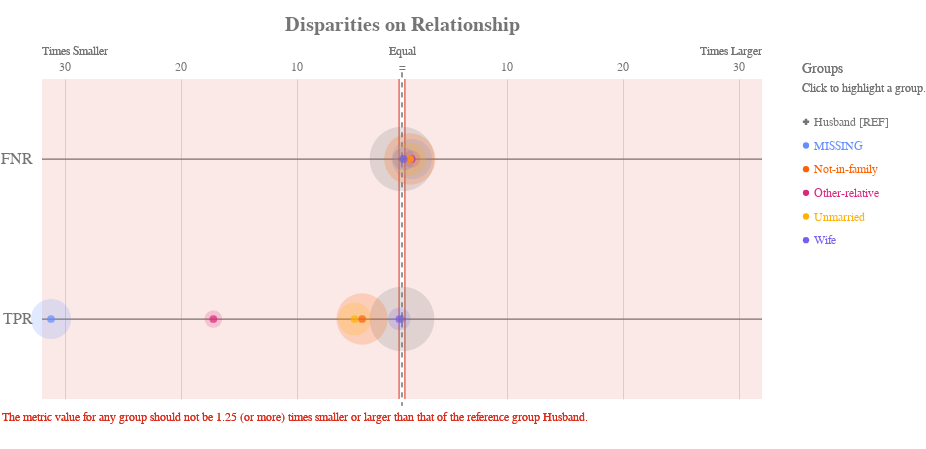

Here is the notebook cell this chart was saved with:
### Markdown cell above
### Relationship

Check for disparities in relationship:

### Code cell
ap.disparity(bdf, metrics, 'relationship', fairness_threshold = disparity_tolerance)

### Figure 1 — Vega-Lite specification as saved in the notebook (floating-point values rounded to 4 significant figures)
{"config": {"view": {"continuousWidth": 400, "continuousHeight": 300, "strokeWidth": 0}, "axisLeft": {"labelColor": "rgb(117,117,117)", "labelFont": "Arial", "labelFontSize": 16}, "title": {"align": "center", "baseline": "middle", "color": "rgb(117,117,117)", "font": "Arial", "fontSize": 20, "fontWeight": "bold"}}, "layer": [{"data": {"name": "data-71e4cfba6a3856b9c238379a9fe113db"}, "mark": {"type": "rule", "stroke": "rgb(117,117,117)", "strokeWidth": 1.25, "tooltip": ""}, "encoding": {"x": {"type": "quantitative", "field": "x", "scale": {"domain": [-31, 31], "range": [40.0, 760.0]}}, "x2": {"field": "x2"}, "y": {"type": "nominal", "axis": {"domain": false, "labelAngle": 0, "labelPadding": -30, "orient": "left", "ticks": false, "title": ""}, "field": "metric", "scale": {"domain": ["FNR", "TPR"], "range": [40.0, 360.0]}}}}, {"data": {"name": "data-79dd248bdaa0ea02c535240e8ad022c8"}, "mark": {"type": "rule", "stroke": "rgb(117,117,117)", "strokeDash": [5, 5], "strokeWidth": 1}, "encoding": {"tooltip": {"value": "Husband [REF]"}, "x": {"value": 400.0}, "y": {"value": 33.33}, "y2": {"value": 366.7}}}, {"data": {"name": "data-5b624d5a010c6f0beee40c3e90dced34"}, "mark": {"type": "text", "align": "center", "color": "rgb(117,117,117)", "font": "Arial", "fontSize": 12, "fontWeight": "normal", "tooltip": ""}, "encoding": {"text": {"type": "nominal", "field": "label"}, "x": {"type": "quantitative", "field": "value", "scale": {"domain": [-31, 31], "range": [40.0, 760.0]}}, "y": {"value": 28.0}}}, {"layer": [{"mark": {"type": "text", "align": "left", "fill": "rgb(117,117,117)", "font": "Arial", "fontSize": 12, "fontWeight": "normal", "tooltip": ""}, "encoding": {"text": {"value": "Times Smaller"}, "x": {"value": 40.0}, "y": {"value": 12.0}}}, {"mark": {"type": "text", "align": "right", "fill": "rgb(117,117,117)", "font": "Arial", "fontSize": 12, "fontWeight": "normal", "tooltip": ""}, "encoding": {"text": {"value": "Times Larger"}, "x": {"value": 760.0}, "y": {"value": 12.0}}}, {"mark": {"type": "text", "align": "center", "fill": "rgb(117,117,117)", "font": "Arial", "fontSize": 12, "fontWeight": "normal", "tooltip": ""}, "encoding": {"text": {"value": "Equal"}, "x": {"value": 400.0}, "y": {"value": 12.0}}}], "data": {"name": "data-79dd248bdaa0ea02c535240e8ad022c8"}}, {"layer": [{"mark": {"type": "rule", "opacity": 0.8, "stroke": "rgb(217, 46, 28)", "strokeWidth": 1.25, "tooltip": ""}, "encoding": {"x": {"type": "quantitative", "field": "min", "scale": {"domain": [-31, 31], "range": [40.0, 760.0]}}, "y": {"value": 40.0}, "y2": {"value": 360.0}}}, {"mark": {"type": "rule", "opacity": 0.8, "stroke": "rgb(217, 46, 28)", "strokeWidth": 1.25, "tooltip": ""}, "encoding": {"x": {"type": "quantitative", "field": "max", "scale": {"domain": [-31, 31], "range": [40.0, 760.0]}}, "y": {"value": 40.0}, "y2": {"value": 360.0}}}, {"layer": [{"mark": {"type": "rect", "fill": "rgb(217, 46, 28)", "opacity": 0.1, "tooltip": ""}, "encoding": {"x": {"type": "quantitative", "field": "min", "scale": {"domain": [-31, 31], "range": [40.0, 760.0]}}, "x2": {"field": "lower_end"}, "y": {"value": 40.0}, "y2": {"value": 360.0}}}, {"mark": {"type": "rect", "fill": "rgb(217, 46, 28)", "opacity": 0.1, "tooltip": ""}, "encoding": {"x": {"type": "quantitative", "field": "max", "scale": {"domain": [-31, 31], "range": [40.0, 760.0]}}, "x2": {"field": "upper_end"}, "y": {"value": 40.0}, "y2": {"value": 360.0}}}]}, {"data": {"name": "data-79dd248bdaa0ea02c535240e8ad022c8"}, "mark": {"type": "text", "align": "left", "baseline": "top", "fill": "rgb(217, 46, 28)", "font": "Arial", "fontSize": 12, "fontWeight": "normal", "tooltip": ""}, "encoding": {"text": {"value": "The metric value for any group should not be 1.25 (or more) times smaller or larger than that of the reference group Husband."}, "x": {"value": 0}, "y": {"value": 373.3}}}], "data": {"name": "data-7d5d3499b0cb8b79c57bd1fea4b14b6e"}}, {"layer": [{"mark": "circle"}, {"data": {"name": "data-f68946283ad07125fd2acf224b9ed128"}, "mark": {"type": "circle", "opacity": 0.2}, "encoding": {"color": {"condition": {"type": "nominal", "field": "attribute_value", "legend": null, "scale": {"domain": ["Husband", "MISSING", "Not-in-family", "Other-relative", "Unmarried", "Wife"], "range": ["rgb(117,117,117)", "rgb(100, 143, 255)", "rgb(254, 97, 0)", "rgb(220, 38, 127)", "rgb(255, 176, 0)", "rgb(120, 94, 240)"]}, "selection": "selector025"}, "value": "rgb(224,224,224)"}, "size": {"type": "quantitative", "field": "group_size", "legend": null, "scale": {"domain": [0, 15830.0], "range": [0, 5027.0]}}, "tooltip": [{"type": "nominal", "field": "attribute_value", "title": "Group"}, {"type": "nominal", "field": "tooltip_group_size", "title": "Group Size"}, {"type": "nominal", "field": "tooltip_disparity_explanation_fnr", "title": "Disparity"}, {"type": "quantitative", "field": "fnr", "format": ".2f", "title": "FNR"}], "x": {"type": "quantitative", "axis": {"domain": false, "labels": false, "ticks": false, "title": null, "values": [9, 19, 29, -29, -19, -9]}, "field": "fnr_disparity_scaled", "scale": {"domain": [-31, 31], "range": [40.0, 760.0]}}, "y": {"type": "nominal", "axis": {"domain": false, "grid": false, "labels": false, "ticks": false, "title": " "}, "field": "metric_variable", "scale": {"domain": ["FNR", "TPR"], "range": [40.0, 360.0]}}}, "selection": {"selector027": {"type": "multi", "empty": "all", "fields": ["attribute_value"]}}, "transform": [{"calculate": "'FNR'", "as": "metric_variable"}]}, {"data": {"name": "data-f68946283ad07125fd2acf224b9ed128"}, "mark": {"type": "circle", "opacity": 0.2}, "encoding": {"color": {"condition": {"type": "nominal", "field": "attribute_value", "legend": null, "scale": {"domain": ["Husband", "MISSING", "Not-in-family", "Other-relative", "Unmarried", "Wife"], "range": ["rgb(117,117,117)", "rgb(100, 143, 255)", "rgb(254, 97, 0)", "rgb(220, 38, 127)", "rgb(255, 176, 0)", "rgb(120, 94, 240)"]}, "selection": "selector025"}, "value": "rgb(224,224,224)"}, "size": {"type": "quantitative", "field": "group_size", "legend": null, "scale": {"domain": [0, 15830.0], "range": [0, 5027.0]}}, "tooltip": [{"type": "nominal", "field": "attribute_value", "title": "Group"}, {"type": "nominal", "field": "tooltip_group_size", "title": "Group Size"}, {"type": "nominal", "field": "tooltip_disparity_explanation_tpr", "title": "Disparity"}, {"type": "quantitative", "field": "tpr", "format": ".2f", "title": "TPR"}], "x": {"type": "quantitative", "axis": {"domain": false, "labels": false, "ticks": false, "title": null, "values": [9, 19, 29, -29, -19, -9]}, "field": "tpr_disparity_scaled", "scale": {"domain": [-31, 31], "range": [40.0, 760.0]}}, "y": {"type": "nominal", "axis": {"domain": false, "grid": false, "labels": false, "ticks": false, "title": " "}, "field": "metric_variable", "scale": {"domain": ["FNR", "TPR"], "range": [40.0, 360.0]}}}, "selection": {"selector029": {"type": "multi", "empty": "all", "fields": ["attribute_value"]}}, "transform": [{"calculate": "'TPR'", "as": "metric_variable"}]}, {"layer": [{"mark": "point"}, {"data": {"name": "data-f68946283ad07125fd2acf224b9ed128"}, "mark": {"type": "point", "filled": true, "size": 60}, "encoding": {"color": {"condition": {"type": "nominal", "field": "attribute_value", "legend": null, "scale": {"domain": ["Husband", "MISSING", "Not-in-family", "Other-relative", "Unmarried", "Wife"], "range": ["rgb(117,117,117)", "rgb(100, 143, 255)", "rgb(254, 97, 0)", "rgb(220, 38, 127)", "rgb(255, 176, 0)", "rgb(120, 94, 240)"]}, "selection": "selector025"}, "value": "rgb(224,224,224)"}, "shape": {"type": "nominal", "field": "attribute_value", "legend": null, "scale": {"domain": ["Husband", "MISSING", "Not-in-family", "Other-relative", "Unmarried", "Wife"], "range": ["cross", "circle", "circle", "circle", "circle", "circle"]}}, "tooltip": [{"type": "nominal", "field": "attribute_value", "title": "Group"}, {"type": "nominal", "field": "tooltip_group_size", "title": "Group Size"}, {"type": "nominal", "field": "tooltip_disparity_explanation_fnr", "title": "Disparity"}, {"type": "quantitative", "field": "fnr", "format": ".2f", "title": "FNR"}], "x": {"type": "quantitative", "axis": {"domain": false, "labels": false, "ticks": false, "title": null, "values": [9, 19, 29, -29, -19, -9]}, "field": "fnr_disparity_scaled", "scale": {"domain": [-31, 31], "range": [40.0, 760.0]}}, "y": {"type": "nominal", "axis": {"domain": false, "grid": false, "labels": false, "ticks": false, "title": " "}, "field": "metric_variable", "scale": {"domain": ["FNR", "TPR"], "range": [40.0, 360.0]}}}, "selection": {"selector026": {"type": "multi", "empty": "all", "fields": ["attribute_value"]}}, "transform": [{"calculate": "'FNR'", "as": "metric_variable"}]}, {"data": {"name": "data-f68946283ad07125fd2acf224b9ed128"}, "mark": {"type": "point", "filled": true, "size": 60}, "encoding": {"color": {"condition": {"type": "nominal", "field": "attribute_value", "legend": null, "scale": {"domain": ["Husband", "MISSING", "Not-in-family", "Other-relative", "Unmarried", "Wife"], "range": ["rgb(117,117,117)", "rgb(100, 143, 255)", "rgb(254, 97, 0)", "rgb(220, 38, 127)", "rgb(255, 176, 0)", "rgb(120, 94, 240)"]}, "selection": "selector025"}, "value": "rgb(224,224,224)"}, "shape": {"type": "nominal", "field": "attribute_value", "legend": null, "scale": {"domain": ["Husband", "MISSING", "Not-in-family", "Other-relative", "Unmarried", "Wife"], "range": ["cross", "circle", "circle", "circle", "circle", "circle"]}}, "tooltip": [{"type": "nominal", "field": "attribute_value", "title": "Group"}, {"type": "nominal", "field": "tooltip_group_size", "title": "Group Size"}, {"type": "nominal", "field": "tooltip_disparity_explanation_tpr", "title": "Disparity"}, {"type": "quantitative", "field": "tpr", "format": ".2f", "title": "TPR"}], "x": {"type": "quantitative", "axis": {"domain": false, "labels": false, "ticks": false, "title": null, "values": [9, 19, 29, -29, -19, -9]}, "field": "tpr_disparity_scaled", "scale": {"domain": [-31, 31], "range": [40.0, 760.0]}}, "y": {"type": "nominal", "axis": {"domain": false, "grid": false, "labels": false, "ticks": false, "title": " "}, "field": "metric_variable", "scale": {"domain": ["FNR", "TPR"], "range": [40.0, 360.0]}}}, "selection": {"selector028": {"type": "multi", "empty": "all", "fields": ["attribute_value"]}}, "transform": [{"calculate": "'TPR'", "as": "metric_variable"}]}]}]}, {"layer": [{"mark": {"type": "point", "filled": true, "opacity": 1, "size": 39.48}, "encoding": {"color": {"condition": {"type": "nominal", "field": "attribute_value", "legend": null, "scale": {"domain": ["Husband", "MISSING", "Not-in-family", "Other-relative", "Unmarried", "Wife"], "range": ["rgb(117,117,117)", "rgb(100, 143, 255)", "rgb(254, 97, 0)", "rgb(220, 38, 127)", "rgb(255, 176, 0)", "rgb(120, 94, 240)"]}, "selection": "selector025"}, "value": "rgb(224,224,224)"}, "shape": {"type": "nominal", "field": "attribute_value", "legend": null, "scale": {"domain": ["Husband", "MISSING", "Not-in-family", "Other-relative", "Unmarried", "Wife"], "range": ["cross", "circle", "circle", "circle", "circle", "circle"]}}, "x": {"value": 804}, "y": {"type": "nominal", "axis": {"domain": false, "grid": false, "labels": false, "ticks": false, "title": " "}, "field": "attribute_value", "scale": {"domain": ["Husband", "MISSING", "Not-in-family", "Other-relative", "Unmarried", "Wife"], "range": [71, 213]}}}, "selection": {"selector025": {"type": "multi", "empty": "all", "fields": ["attribute_value"]}}}, {"mark": {"type": "text", "align": "left", "baseline": "middle", "font": "Arial", "fontSize": 12, "fontWeight": "normal"}, "encoding": {"color": {"condition": {"type": "nominal", "field": "attribute_value", "legend": null, "scale": {"domain": ["Husband", "MISSING", "Not-in-family", "Other-relative", "Unmarried", "Wife"], "range": ["rgb(117,117,117)", "rgb(100, 143, 255)", "rgb(254, 97, 0)", "rgb(220, 38, 127)", "rgb(255, 176, 0)", "rgb(120, 94, 240)"]}, "selection": "selector025"}, "value": "rgb(224,224,224)"}, "text": {"type": "nominal", "field": "label"}, "x": {"value": 812}, "y": {"type": "nominal", "axis": {"domain": false, "grid": false, "labels": false, "ticks": false, "title": " "}, "field": "attribute_value", "scale": {"domain": ["Husband", "MISSING", "Not-in-family", "Other-relative", "Unmarried", "Wife"], "range": [71, 213]}}}, "selection": {"selector030": {"type": "multi", "empty": "all", "fields": ["attribute_value"]}}}, {"data": {"name": "data-79dd248bdaa0ea02c535240e8ad022c8"}, "mark": {"type": "text", "align": "left", "baseline": "middle", "color": "rgb(117,117,117)", "font": "Arial", "fontSize": 12, "fontWeight": "normal"}, "encoding": {"text": {"value": "Click to highlight a group."}, "x": {"value": 800}, "y": {"value": 49}}}, {"data": {"name": "data-79dd248bdaa0ea02c535240e8ad022c8"}, "mark": {"type": "text", "align": "left", "baseline": "middle", "color": "rgb(117,117,117)", "font": "Arial", "fontSize": 14, "fontWeight": "normal"}, "encoding": {"text": {"value": "Groups"}, "x": {"value": 800}, "y": {"value": 30}}}], "data": {"name": "data-167f1c496ec713c1a43b6f7dca968f51"}}], "height": 400, "padding": {"top": 15, "bottom": 10}, "resolve": {"scale": {"size": "independent", "y": "independent"}}, "title": "Disparities on Relationship", "width": 800, "$schema": "https://vega.github.io/schema/vega-lite/v4.8.1.json", "datasets": {"data-71e4cfba6a3856b9c238379a9fe113db": [{"metric": "FNR", "x": -31, "x2": 31}, {"metric": "TPR", "x": -31, "x2": 31}], "data-79dd248bdaa0ea02c535240e8ad022c8": [{"a": 1, "b": 0}, {"a": 1, "b": 0}], "data-5b624d5a010c6f0beee40c3e90dced34": [{"value": 9, "label": 10}, {"value": 19, "label": 20}, {"value": 29, "label": 30}, {"value": -29, "label": 30}, {"value": -19, "label": 20}, {"value": -9, "label": 10}, {"value": 0, "label": "="}], "data-7d5d3499b0cb8b79c57bd1fea4b14b6e": [{"min": -0.25, "max": 0.25, "lower_end": -31, "upper_end": 31}], "data-f68946283ad07125fd2acf224b9ed128": [{"attribute_name": "relationship", "attribute_value": "Husband", "group_size": 13193, "total_entities": 32561, "fnr": 0.534, "tpr": 0.466, "fnr_disparity": 1.0, "tpr_disparity": 1.0, "fnr_disparity_scaled": 0.0, "tpr_disparity_scaled": 0.0, "tooltip_group_size": "13,193 (40.52%)", "tooltip_disparity_explanation_fnr": "Reference group", "tooltip_disparity_explanation_tpr": "Reference group"}, {"attribute_name": "relationship", "attribute_value": "MISSING", "group_size": 5068, "total_entities": 32561, "fnr": 0.9851, "tpr": 0.01493, "fnr_disparity": 1.845, "tpr_disparity": 0.03203, "fnr_disparity_scaled": 0.8448, "tpr_disparity_scaled": -30.22, "tooltip_group_size": "5,068 (15.56%)", "tooltip_disparity_explanation_fnr": "1.84 times larger FNR than the reference group", "tooltip_disparity_explanation_tpr": "31.22 times smaller TPR than the reference group"}, {"attribute_name": "relationship", "attribute_value": "Not-in-family", "group_size": 8305, "total_entities": 32561, "fnr": 0.8949, "tpr": 0.1051, "fnr_disparity": 1.676, "tpr_disparity": 0.2256, "fnr_disparity_scaled": 0.6759, "tpr_disparity_scaled": -3.433, "tooltip_group_size": "8,305 (25.51%)", "tooltip_disparity_explanation_fnr": "1.68 times larger FNR than the reference group", "tooltip_disparity_explanation_tpr": "4.43 times smaller TPR than the reference group"}, {"attribute_name": "relationship", "attribute_value": "Other-relative", "group_size": 981, "total_entities": 32561, "fnr": 0.973, "tpr": 0.02703, "fnr_disparity": 1.822, "tpr_disparity": 0.05799, "fnr_disparity_scaled": 0.8222, "tpr_disparity_scaled": -16.24, "tooltip_group_size": "981 (3.01%)", "tooltip_disparity_explanation_fnr": "1.82 times larger FNR than the reference group", "tooltip_disparity_explanation_tpr": "17.24 times smaller TPR than the reference group"}, {"attribute_name": "relationship", "attribute_value": "Unmarried", "group_size": 3446, "total_entities": 32561, "fnr": 0.9083, "tpr": 0.09174, "fnr_disparity": 1.701, "tpr_disparity": 0.1969, "fnr_disparity_scaled": 0.701, "tpr_disparity_scaled": -4.08, "tooltip_group_size": "3,446 (10.58%)", "tooltip_disparity_explanation_fnr": "1.70 times larger FNR than the reference group", "tooltip_disparity_explanation_tpr": "5.08 times smaller TPR than the reference group"}, {"attribute_name": "relationship", "attribute_value": "Wife", "group_size": 1568, "total_entities": 32561, "fnr": 0.6201, "tpr": 0.3799, "fnr_disparity": 1.161, "tpr_disparity": 0.8151, "fnr_disparity_scaled": 0.1614, "tpr_disparity_scaled": -0.2268, "tooltip_group_size": "1,568 (4.82%)", "tooltip_disparity_explanation_fnr": "1.16 times larger FNR than the reference group", "tooltip_disparity_explanation_tpr": "1.23 times smaller TPR than the reference group"}], "data-167f1c496ec713c1a43b6f7dca968f51": [{"attribute_value": "Husband", "label": "Husband [REF]"}, {"attribute_value": "MISSING", "label": "MISSING"}, {"attribute_value": "Not-in-family", "label": "Not-in-family"}, {"attribute_value": "Other-relative", "label": "Other-relative"}, {"attribute_value": "Unmarried", "label": "Unmarried"}, {"attribute_value": "Wife", "label": "Wife"}]}}
